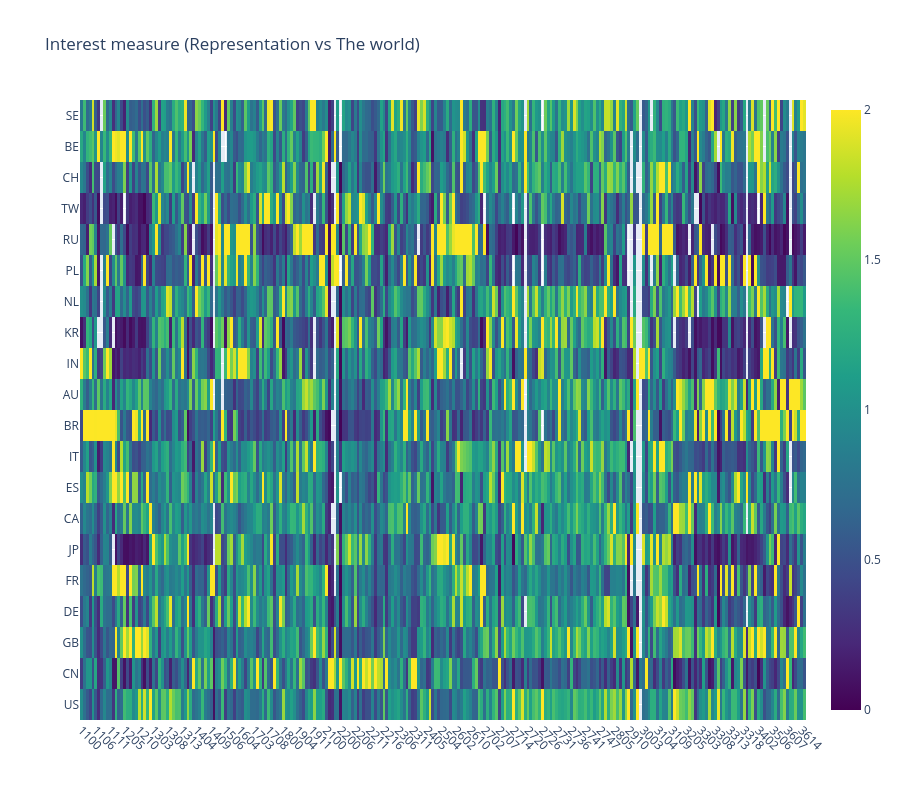

Notebook code for this chart:
### Code cell
uf.plotly_heatmap(
    # df_country_subfield_norm_world,
    # y_labels=df_country_subfield_norm_world.index.astype(str).to_list(),
    df_country_subfield_norm_world.loc[uf.top_n_countries_by_articles(20)],
    y_labels=uf.top_n_countries_by_articles(20),
    x_labels=df_country_subfield_norm_world.columns.astype(str).to_list(),
    y_type="country",
    x_type="subfield",
    y_name="Country",
    x_name="Subfield",
    title="Interest measure (Representation vs The world)",
    line_height=40,
    z_min=0, z_max=2
)

### Figure 1 — Plotly figure (JSON) as saved in the notebook; plotly's stock layout.template omitted (floating-point values rounded to 4 significant figures; data arrays with more than 128 entries replaced by an {"elided": "..."} marker saying what was removed)
{"data": [{"colorscale": [[0.0, "#440154"], [0.1111, "#482878"], [0.2222, "#3e4989"], [0.3333, "#31688e"], [0.4444, "#26828e"], [0.5556, "#1f9e89"], [0.6667, "#35b779"], [0.7778, "#6ece58"], [0.8889, "#b5de2b"], [1.0, "#fde725"]], "customdata": {"elided": "20x252x2 str values"}, "hovertemplate": "<b>Subfield: </b>%{customdata[0]}<br><b>Country: </b>%{customdata[1]}<br><b>Z: </b> %{z:.3f}<br><extra></extra>", "x": {"elided": "252 str values"}, "y": ["SE", "BE", "CH", "TW", "RU", "PL", "NL", "KR", "IN", "AU", "BR", "IT", "ES", "CA", "JP", "FR", "DE", "GB", "CN", "US"], "z": {"elided": "20x252 float values"}, "zmax": 2, "zmin": 0, "type": "heatmap"}], "layout": {"xaxis": {"tickangle": 45, "automargin": true}, "yaxis": {"autorange": "reversed", "automargin": true}, "title": {"text": "Interest measure (Representation vs The world)"}, "height": 800}}
